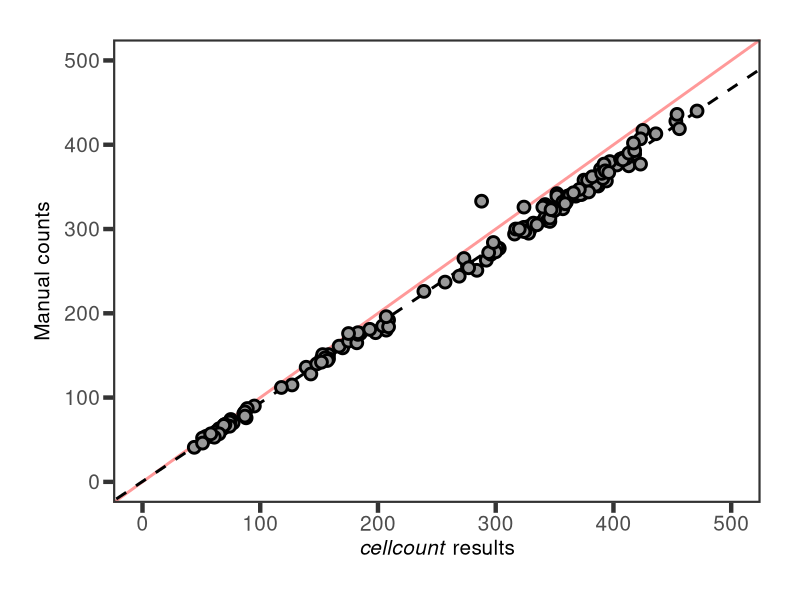
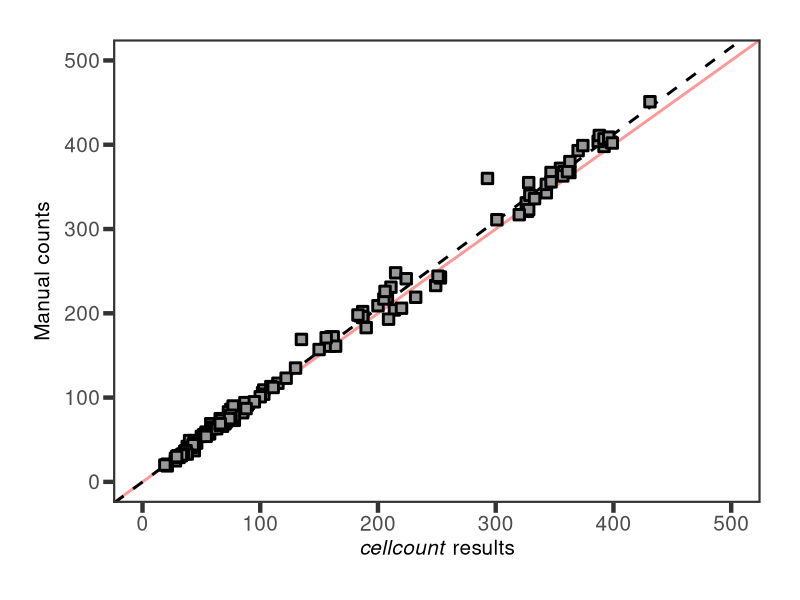
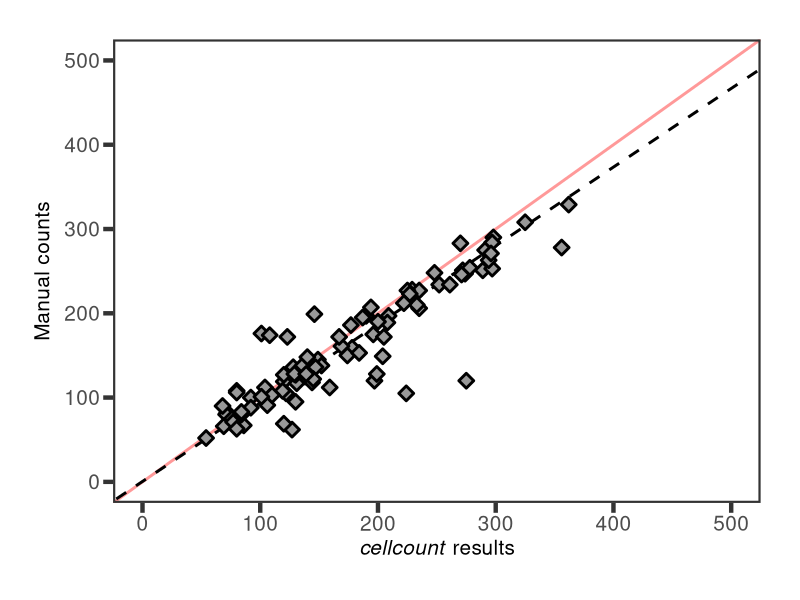
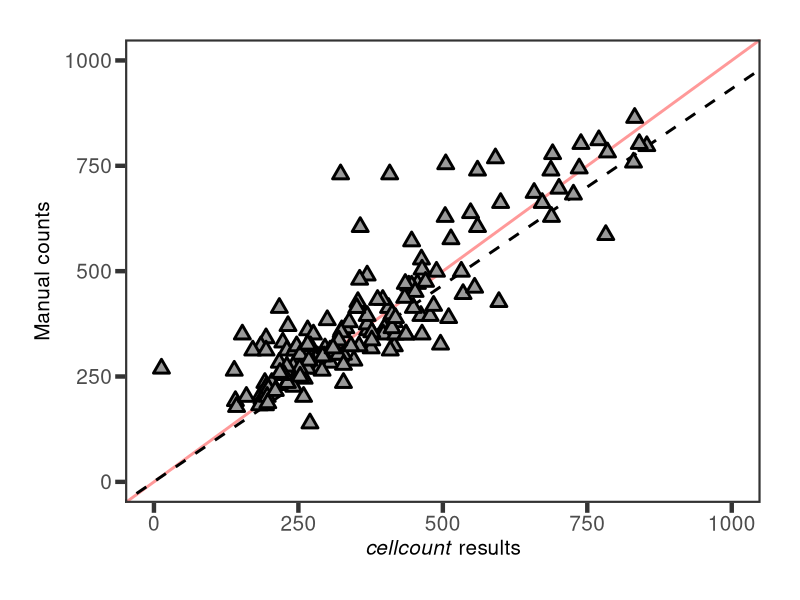
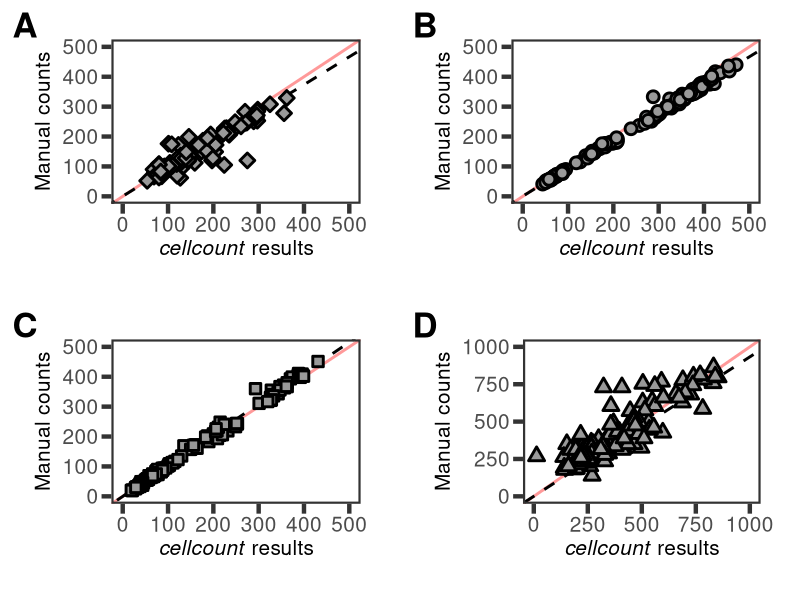

Write R code to recreate these figures, in order.
library(ggplot2)
library(gridExtra)
library(ggpubr)
library(cowplot)

setwd("C:/Users/Tyler.Harman/Desktop/cellcount_work/cellcount_main/data")

RA<-read.csv("Regression_Analysis_IND.csv",header=T)

RA_F192<-subset(RA,Species=="F192")
RA_F210<-subset(RA,Species=="F210")
RA_Anabena<-subset(RA,Species=="Anabena")
RA_Shewanella<-subset(RA,Species=="Shewanella")

data.lm1<-lm(Visual~Script,data=RA_F192)
summary(data.lm1)

F192<-ggplot(data=RA_F192, aes(x=Script,y=Visual))+
  theme_bw()+
  labs(x=expression(paste(italic("cellcount"), " results")))+
  labs(y=expression(paste("Manual counts")))+
  theme(axis.title.x = element_text(size=15),
        axis.title.y = element_text(size=15,vjust=2))+
  theme(axis.text.x = element_text(size = 15),
        axis.text.y = element_text(size = 15),
        axis.ticks = element_line(size=1.5),
        axis.ticks.length = unit(0.25,"cm"),
        plot.margin=unit(c(1,1,1,1),"cm"),
        panel.grid.major = element_blank(),
        panel.grid.minor = element_blank(),
        panel.border = element_rect(size=1.5))+
  scale_x_continuous(labels=function(x) format(x,scientific=FALSE))+
  scale_y_continuous(labels=function(x) format(x,scientific=FALSE))+
  xlim(0,500)+
  ylim(0,500)+
  geom_abline(slope=1,intercept=0,color="red",size=1,alpha=0.4)+
  geom_abline(slope=coef(data.lm1)[["Script"]],
              intercept=coef(data.lm1)[["(Intercept)"]],
              linetype=2,
              size=1)+
  geom_point(size=3,shape=21,colour="black",fill="grey60",stroke=1.5)
F192

data.lm2<-lm(Visual~Script,data=RA_F210)
summary(data.lm2)

F210<-ggplot(data=RA_F210, aes(x=Script,y=Visual))+
  theme_bw()+
  labs(x=expression(paste(italic("cellcount"), " results")))+
  labs(y=expression(paste("Manual counts")))+
  theme(axis.title.x = element_text(size=15),
        axis.title.y = element_text(size=15,vjust=2))+
  theme(axis.text.x = element_text(size = 15),
        axis.text.y = element_text(size = 15),
        axis.ticks = element_line(size=1.5),
        axis.ticks.length = unit(0.25,"cm"),
        plot.margin=unit(c(1,1,1,1),"cm"),
        panel.grid.major = element_blank(),
        panel.grid.minor = element_blank(),
        panel.border = element_rect(size=1.5))+
  scale_x_continuous(labels=function(x) format(x,scientific=FALSE))+
  scale_y_continuous(labels=function(x) format(x,scientific=FALSE))+
  xlim(0,500)+
  ylim(0,500)+
  geom_abline(slope=1,intercept=0,color="red",size=1,alpha=0.4)+
  geom_abline(slope=coef(data.lm2)[["Script"]],
              intercept=coef(data.lm2)[["(Intercept)"]],
              linetype=2,
              size=1)+
  geom_point(size=3,shape=22,colour="black",fill="grey60",stroke=1.5)
F210

data.lm3<-lm(Visual~Script,data=RA_Anabena)
summary(data.lm3)

Anabena<-ggplot(data=RA_Anabena, aes(x=Script,y=Visual))+
  theme_bw()+
  labs(x=expression(paste(italic("cellcount"), " results")))+
  labs(y=expression(paste("Manual counts")))+
  theme(axis.title.x = element_text(size=15),
        axis.title.y = element_text(size=15,vjust=2))+
  theme(axis.text.x = element_text(size = 15),
        axis.text.y = element_text(size = 15),
        axis.ticks = element_line(size=1.5),
        axis.ticks.length = unit(0.25,"cm"),
        plot.margin=unit(c(1,1,1,1),"cm"),
        panel.grid.major = element_blank(),
        panel.grid.minor = element_blank(),
        panel.border = element_rect(size=1.5))+
  scale_x_continuous(labels=function(x) format(x,scientific=FALSE))+
  scale_y_continuous(labels=function(x) format(x,scientific=FALSE))+
  xlim(0,500)+
  ylim(0,500)+
  geom_abline(slope=1,intercept=0,color="red",size=1,alpha=0.4)+
  geom_abline(slope=coef(data.lm1)[["Script"]],
              intercept=coef(data.lm1)[["(Intercept)"]],
              linetype=2,
              size=1)+
  geom_point(size=3,shape=23,colour="black",fill="grey60",stroke=1.5)
Anabena

data.lm4<-lm(Visual~Script,data=RA_Shewanella)
summary(data.lm4)

Shewanella<-ggplot(data=RA_Shewanella, aes(x=Script,y=Visual))+
  theme_bw()+
  labs(x=expression(paste(italic("cellcount"), " results")))+
  labs(y=expression(paste("Manual counts")))+
  theme(axis.title.x = element_text(size=15),
        axis.title.y = element_text(size=15,vjust=2))+
  theme(axis.text.x = element_text(size = 15),
        axis.text.y = element_text(size = 15),
        axis.ticks = element_line(size=1.5),
        axis.ticks.length = unit(0.25,"cm"),
        plot.margin=unit(c(1,1,1,1),"cm"),
        panel.grid.major = element_blank(),
        panel.grid.minor = element_blank(),
        panel.border = element_rect(size=1.5))+
  scale_x_continuous(labels=function(x) format(x,scientific=FALSE))+
  scale_y_continuous(labels=function(x) format(x,scientific=FALSE))+
  xlim(0,1000)+
  ylim(0,1000)+
  geom_abline(slope=1,intercept=0,color="red",size=1,alpha=0.4)+
  geom_abline(slope=coef(data.lm1)[["Script"]],
              intercept=coef(data.lm1)[["(Intercept)"]],
              linetype=2,
              size=1)+
  geom_point(size=3,shape=24,colour="black",fill="grey60",stroke=1.5)
Shewanella



tiff("RA_IND_Analysis.tiff", height = 32, width = 30, units = 'cm', 
     compression = "lzw", res = 300)
plot_grid(Anabena,F192,F210,Shewanella, nrow = 2, labels = "AUTO",label_size = 25)
dev.off()
